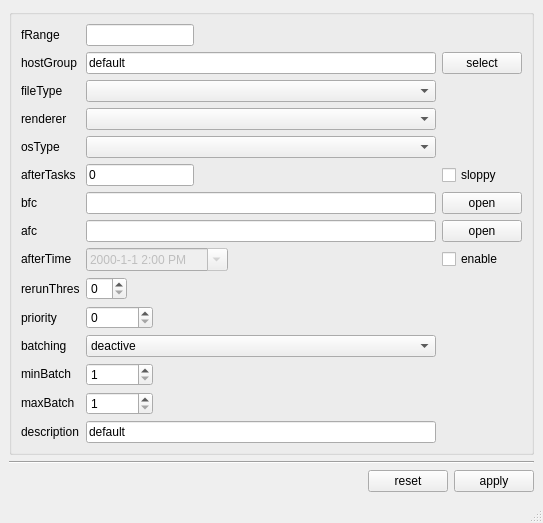
<?xml version="1.0" encoding="UTF-8"?>
<ui version="4.0">
 <class>rbhusEdit</class>
 <widget class="QMainWindow" name="rbhusEdit">
  <property name="geometry">
   <rect>
    <x>0</x>
    <y>0</y>
    <width>543</width>
    <height>487</height>
   </rect>
  </property>
  <property name="windowTitle">
   <string>rbhusEdit</string>
  </property>
  <widget class="QWidget" name="centralwidget">
   <layout class="QVBoxLayout" name="verticalLayout">
    <property name="sizeConstraint">
     <enum>QLayout::SetNoConstraint</enum>
    </property>
    <item>
     <widget class="QGroupBox" name="groupBox_2">
      <property name="title">
       <string/>
      </property>
      <layout class="QGridLayout" name="gridLayout_2">
       <item row="8" column="2">
        <widget class="QPushButton" name="pushBfc">
         <property name="sizePolicy">
          <sizepolicy hsizetype="Maximum" vsizetype="Fixed">
           <horstretch>0</horstretch>
           <verstretch>0</verstretch>
          </sizepolicy>
         </property>
         <property name="text">
          <string>open</string>
         </property>
        </widget>
       </item>
       <item row="12" column="0">
        <widget class="QLabel" name="labelPriority">
         <property name="sizePolicy">
          <sizepolicy hsizetype="Maximum" vsizetype="Preferred">
           <horstretch>0</horstretch>
           <verstretch>0</verstretch>
          </sizepolicy>
         </property>
         <property name="text">
          <string>priority</string>
         </property>
        </widget>
       </item>
       <item row="16" column="1">
        <widget class="QLineEdit" name="lineEditDescription">
         <property name="sizePolicy">
          <sizepolicy hsizetype="MinimumExpanding" vsizetype="Fixed">
           <horstretch>0</horstretch>
           <verstretch>0</verstretch>
          </sizepolicy>
         </property>
         <property name="text">
          <string>default</string>
         </property>
         <property name="dragEnabled">
          <bool>true</bool>
         </property>
        </widget>
       </item>
       <item row="4" column="1">
        <widget class="QComboBox" name="comboType">
         <property name="enabled">
          <bool>true</bool>
         </property>
         <property name="sizePolicy">
          <sizepolicy hsizetype="MinimumExpanding" vsizetype="Fixed">
           <horstretch>0</horstretch>
           <verstretch>0</verstretch>
          </sizepolicy>
         </property>
        </widget>
       </item>
       <item row="9" column="2">
        <widget class="QPushButton" name="pushAfc">
         <property name="sizePolicy">
          <sizepolicy hsizetype="Maximum" vsizetype="Fixed">
           <horstretch>0</horstretch>
           <verstretch>0</verstretch>
          </sizepolicy>
         </property>
         <property name="text">
          <string>open</string>
         </property>
        </widget>
       </item>
       <item row="10" column="1">
        <widget class="QDateTimeEdit" name="afterTimeEdit">
         <property name="enabled">
          <bool>false</bool>
         </property>
         <property name="sizePolicy">
          <sizepolicy hsizetype="Fixed" vsizetype="Fixed">
           <horstretch>0</horstretch>
           <verstretch>0</verstretch>
          </sizepolicy>
         </property>
         <property name="time">
          <time>
           <hour>14</hour>
           <minute>0</minute>
           <second>0</second>
          </time>
         </property>
         <property name="currentSection">
          <enum>QDateTimeEdit::YearSection</enum>
         </property>
         <property name="displayFormat">
          <string>yyyy-M-d h:mm A</string>
         </property>
         <property name="calendarPopup">
          <bool>true</bool>
         </property>
        </widget>
       </item>
       <item row="3" column="0">
        <widget class="QLabel" name="labelHostGroup">
         <property name="sizePolicy">
          <sizepolicy hsizetype="Maximum" vsizetype="Fixed">
           <horstretch>0</horstretch>
           <verstretch>0</verstretch>
          </sizepolicy>
         </property>
         <property name="text">
          <string>hostGroup</string>
         </property>
        </widget>
       </item>
       <item row="10" column="0">
        <widget class="QLabel" name="labelAfterTime">
         <property name="sizePolicy">
          <sizepolicy hsizetype="Maximum" vsizetype="Fixed">
           <horstretch>0</horstretch>
           <verstretch>0</verstretch>
          </sizepolicy>
         </property>
         <property name="text">
          <string>afterTime </string>
         </property>
        </widget>
       </item>
       <item row="14" column="1">
        <widget class="QSpinBox" name="spinMinBatch">
         <property name="sizePolicy">
          <sizepolicy hsizetype="Maximum" vsizetype="Fixed">
           <horstretch>0</horstretch>
           <verstretch>0</verstretch>
          </sizepolicy>
         </property>
         <property name="minimum">
          <number>1</number>
         </property>
         <property name="maximum">
          <number>999999999</number>
         </property>
        </widget>
       </item>
       <item row="2" column="0">
        <widget class="QLabel" name="labelFrange">
         <property name="sizePolicy">
          <sizepolicy hsizetype="Maximum" vsizetype="Fixed">
           <horstretch>0</horstretch>
           <verstretch>0</verstretch>
          </sizepolicy>
         </property>
         <property name="text">
          <string>fRange     </string>
         </property>
        </widget>
       </item>
       <item row="13" column="1">
        <widget class="QComboBox" name="comboBatching">
         <property name="sizePolicy">
          <sizepolicy hsizetype="MinimumExpanding" vsizetype="Fixed">
           <horstretch>0</horstretch>
           <verstretch>0</verstretch>
          </sizepolicy>
         </property>
         <item>
          <property name="text">
           <string>deactive</string>
          </property>
         </item>
         <item>
          <property name="text">
           <string>active</string>
          </property>
         </item>
        </widget>
       </item>
       <item row="8" column="0">
        <widget class="QLabel" name="labelBfc">
         <property name="sizePolicy">
          <sizepolicy hsizetype="Maximum" vsizetype="Fixed">
           <horstretch>0</horstretch>
           <verstretch>0</verstretch>
          </sizepolicy>
         </property>
         <property name="text">
          <string>bfc          </string>
         </property>
        </widget>
       </item>
       <item row="6" column="1">
        <widget class="QComboBox" name="comboOsType">
         <property name="sizePolicy">
          <sizepolicy hsizetype="MinimumExpanding" vsizetype="Fixed">
           <horstretch>0</horstretch>
           <verstretch>0</verstretch>
          </sizepolicy>
         </property>
        </widget>
       </item>
       <item row="15" column="1">
        <widget class="QSpinBox" name="spinMaxBatch">
         <property name="sizePolicy">
          <sizepolicy hsizetype="Maximum" vsizetype="Fixed">
           <horstretch>0</horstretch>
           <verstretch>0</verstretch>
          </sizepolicy>
         </property>
         <property name="minimum">
          <number>1</number>
         </property>
         <property name="maximum">
          <number>999999999</number>
         </property>
        </widget>
       </item>
       <item row="2" column="1">
        <widget class="QLineEdit" name="lineEditFrange">
         <property name="enabled">
          <bool>true</bool>
         </property>
         <property name="sizePolicy">
          <sizepolicy hsizetype="Maximum" vsizetype="Fixed">
           <horstretch>0</horstretch>
           <verstretch>0</verstretch>
          </sizepolicy>
         </property>
        </widget>
       </item>
       <item row="9" column="1">
        <widget class="QLineEdit" name="lineEditAfc">
         <property name="sizePolicy">
          <sizepolicy hsizetype="MinimumExpanding" vsizetype="Fixed">
           <horstretch>0</horstretch>
           <verstretch>0</verstretch>
          </sizepolicy>
         </property>
        </widget>
       </item>
       <item row="12" column="1">
        <widget class="QSpinBox" name="spinPriority">
         <property name="sizePolicy">
          <sizepolicy hsizetype="Maximum" vsizetype="Fixed">
           <horstretch>0</horstretch>
           <verstretch>0</verstretch>
          </sizepolicy>
         </property>
         <property name="maximum">
          <number>999999999</number>
         </property>
        </widget>
       </item>
       <item row="7" column="0">
        <widget class="QLabel" name="labelAfterTask">
         <property name="sizePolicy">
          <sizepolicy hsizetype="Maximum" vsizetype="Fixed">
           <horstretch>0</horstretch>
           <verstretch>0</verstretch>
          </sizepolicy>
         </property>
         <property name="text">
          <string>afterTasks</string>
         </property>
        </widget>
       </item>
       <item row="3" column="2">
        <widget class="QPushButton" name="pushSelectHostGroups">
         <property name="sizePolicy">
          <sizepolicy hsizetype="Maximum" vsizetype="Fixed">
           <horstretch>0</horstretch>
           <verstretch>0</verstretch>
          </sizepolicy>
         </property>
         <property name="text">
          <string>select</string>
         </property>
        </widget>
       </item>
       <item row="4" column="0">
        <widget class="QLabel" name="labelType">
         <property name="sizePolicy">
          <sizepolicy hsizetype="Maximum" vsizetype="Fixed">
           <horstretch>0</horstretch>
           <verstretch>0</verstretch>
          </sizepolicy>
         </property>
         <property name="text">
          <string>fileType</string>
         </property>
        </widget>
       </item>
       <item row="14" column="0">
        <widget class="QLabel" name="labelMinBatch">
         <property name="sizePolicy">
          <sizepolicy hsizetype="Maximum" vsizetype="Fixed">
           <horstretch>0</horstretch>
           <verstretch>0</verstretch>
          </sizepolicy>
         </property>
         <property name="text">
          <string>minBatch</string>
         </property>
        </widget>
       </item>
       <item row="7" column="1">
        <widget class="QLineEdit" name="lineEditAfterTask">
         <property name="sizePolicy">
          <sizepolicy hsizetype="Maximum" vsizetype="Fixed">
           <horstretch>0</horstretch>
           <verstretch>0</verstretch>
          </sizepolicy>
         </property>
         <property name="text">
          <string>0</string>
         </property>
        </widget>
       </item>
       <item row="3" column="1">
        <widget class="QLineEdit" name="lineEditHostGroups">
         <property name="sizePolicy">
          <sizepolicy hsizetype="MinimumExpanding" vsizetype="Fixed">
           <horstretch>0</horstretch>
           <verstretch>0</verstretch>
          </sizepolicy>
         </property>
         <property name="toolTip">
          <string>comma seperated list of cameras to render</string>
         </property>
         <property name="text">
          <string>default</string>
         </property>
         <property name="readOnly">
          <bool>true</bool>
         </property>
        </widget>
       </item>
       <item row="6" column="0">
        <widget class="QLabel" name="labelOsType">
         <property name="sizePolicy">
          <sizepolicy hsizetype="Maximum" vsizetype="Fixed">
           <horstretch>0</horstretch>
           <verstretch>0</verstretch>
          </sizepolicy>
         </property>
         <property name="text">
          <string>osType</string>
         </property>
        </widget>
       </item>
       <item row="5" column="0">
        <widget class="QLabel" name="labeRenderer">
         <property name="sizePolicy">
          <sizepolicy hsizetype="Maximum" vsizetype="Fixed">
           <horstretch>0</horstretch>
           <verstretch>0</verstretch>
          </sizepolicy>
         </property>
         <property name="text">
          <string>renderer</string>
         </property>
        </widget>
       </item>
       <item row="10" column="2">
        <widget class="QCheckBox" name="checkAfterTime">
         <property name="text">
          <string>enable</string>
         </property>
        </widget>
       </item>
       <item row="13" column="0">
        <widget class="QLabel" name="labelBatching">
         <property name="sizePolicy">
          <sizepolicy hsizetype="Maximum" vsizetype="Fixed">
           <horstretch>0</horstretch>
           <verstretch>0</verstretch>
          </sizepolicy>
         </property>
         <property name="text">
          <string>batching</string>
         </property>
        </widget>
       </item>
       <item row="16" column="0">
        <widget class="QLabel" name="labelDescription">
         <property name="sizePolicy">
          <sizepolicy hsizetype="Maximum" vsizetype="Fixed">
           <horstretch>0</horstretch>
           <verstretch>0</verstretch>
          </sizepolicy>
         </property>
         <property name="text">
          <string>description</string>
         </property>
        </widget>
       </item>
       <item row="9" column="0">
        <widget class="QLabel" name="labelAfc">
         <property name="sizePolicy">
          <sizepolicy hsizetype="Maximum" vsizetype="Fixed">
           <horstretch>0</horstretch>
           <verstretch>0</verstretch>
          </sizepolicy>
         </property>
         <property name="text">
          <string>afc          </string>
         </property>
        </widget>
       </item>
       <item row="11" column="0">
        <widget class="QLabel" name="labelRerunThresh">
         <property name="sizePolicy">
          <sizepolicy hsizetype="Maximum" vsizetype="Preferred">
           <horstretch>0</horstretch>
           <verstretch>0</verstretch>
          </sizepolicy>
         </property>
         <property name="text">
          <string>rerunThres</string>
         </property>
        </widget>
       </item>
       <item row="11" column="1">
        <widget class="QSpinBox" name="spinRerunThresh">
         <property name="sizePolicy">
          <sizepolicy hsizetype="Maximum" vsizetype="Fixed">
           <horstretch>0</horstretch>
           <verstretch>0</verstretch>
          </sizepolicy>
         </property>
        </widget>
       </item>
       <item row="5" column="1">
        <widget class="QComboBox" name="comboRenderer">
         <property name="enabled">
          <bool>true</bool>
         </property>
         <property name="sizePolicy">
          <sizepolicy hsizetype="Expanding" vsizetype="Fixed">
           <horstretch>0</horstretch>
           <verstretch>0</verstretch>
          </sizepolicy>
         </property>
        </widget>
       </item>
       <item row="8" column="1">
        <widget class="QLineEdit" name="lineEditBfc">
         <property name="sizePolicy">
          <sizepolicy hsizetype="MinimumExpanding" vsizetype="Fixed">
           <horstretch>0</horstretch>
           <verstretch>0</verstretch>
          </sizepolicy>
         </property>
        </widget>
       </item>
       <item row="15" column="0">
        <widget class="QLabel" name="labelMaxBatch">
         <property name="sizePolicy">
          <sizepolicy hsizetype="Maximum" vsizetype="Fixed">
           <horstretch>0</horstretch>
           <verstretch>0</verstretch>
          </sizepolicy>
         </property>
         <property name="text">
          <string>maxBatch</string>
         </property>
        </widget>
       </item>
       <item row="7" column="2">
        <widget class="QCheckBox" name="checkSloppy">
         <property name="text">
          <string>sloppy</string>
         </property>
        </widget>
       </item>
      </layout>
     </widget>
    </item>
    <item>
     <widget class="Line" name="line">
      <property name="orientation">
       <enum>Qt::Horizontal</enum>
      </property>
     </widget>
    </item>
    <item>
     <layout class="QHBoxLayout" name="horizontalLayout">
      <item>
       <spacer name="horizontalSpacer">
        <property name="orientation">
         <enum>Qt::Horizontal</enum>
        </property>
        <property name="sizeHint" stdset="0">
         <size>
          <width>40</width>
          <height>20</height>
         </size>
        </property>
       </spacer>
      </item>
      <item>
       <widget class="QPushButton" name="pushCancel">
        <property name="sizePolicy">
         <sizepolicy hsizetype="Maximum" vsizetype="Fixed">
          <horstretch>0</horstretch>
          <verstretch>0</verstretch>
         </sizepolicy>
        </property>
        <property name="text">
         <string>reset</string>
        </property>
       </widget>
      </item>
      <item>
       <widget class="QPushButton" name="pushApply">
        <property name="sizePolicy">
         <sizepolicy hsizetype="Maximum" vsizetype="Fixed">
          <horstretch>0</horstretch>
          <verstretch>0</verstretch>
         </sizepolicy>
        </property>
        <property name="text">
         <string>apply</string>
        </property>
       </widget>
      </item>
     </layout>
    </item>
   </layout>
  </widget>
  <widget class="QStatusBar" name="statusbar"/>
 </widget>
 <resources/>
 <connections/>
</ui>
